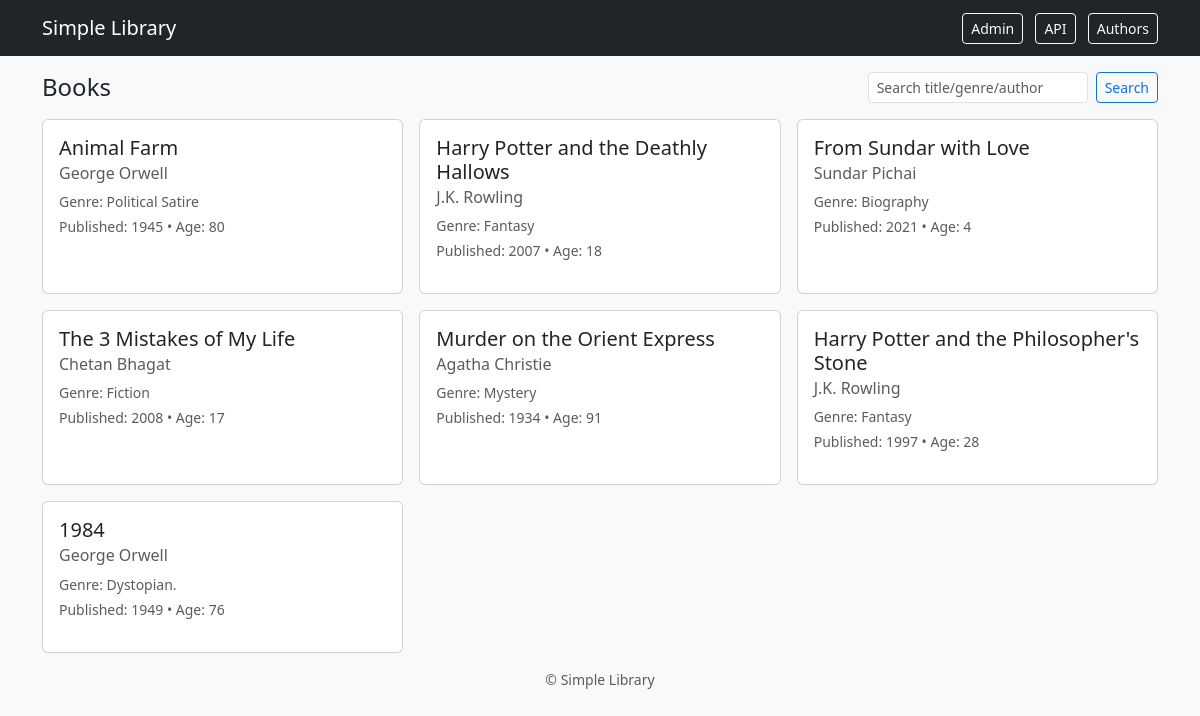
The page / on the database its author committed.
### library/models.py (models this page shows, shortened)
class Book(models.Model):
    title = models.CharField(max_length=255)
    author = models.ForeignKey(Author, on_delete=models.CASCADE, related_name='books')
    genre = models.CharField(max_length=100, blank=True)
    published_year = models.PositiveIntegerField(null=True, blank=True)
    created_at = models.DateTimeField(auto_now_add=True)

class Author(models.Model):
    name = models.CharField(max_length=150)
    bio = models.TextField(blank=True)
    created_at = models.DateTimeField(auto_now_add=True)

### library/views.py (the view)
# urls.py: path('', home, name='home'),
def home(request):
    q = request.GET.get('q', '').strip()
    if q:
        books = Book.objects.filter(
            Q(title__icontains=q) | Q(genre__icontains=q) | Q(author__name__icontains=q)
        ).order_by('-created_at')
    else:
        books = Book.objects.all().order_by('-created_at')
    current_year = date.today().year
    for b in books:
        if b.published_year:
            b.book_age = current_year - b.published_year
        else:
            b.book_age = None
    return render(request, "library/home.html", {"books": books, "q": q})

### library/templates/library/home.html (shortened to what this page needs)
{% extends "library/base.html" %}
{% block content %}
  <div class="d-flex justify-content-between align-items-center mb-3">
    <h1 class="h4 mb-0">Books</h1>
    <form class="d-flex" method="get">
      <input name="q" value="{{ q }}" class="form-control form-control-sm me-2" placeholder="Search title/genre/author" />
      <button class="btn btn-outline-primary btn-sm" type="submit">Search</button>
    </form>
  </div>
  {% if books %}
    <div class="row g-3">
      {% for book in books %}
        <div class="col-12 col-md-6 col-lg-4">
          <div class="card h-100">
            <div class="card-body">
              <h5 class="card-title">{{ book.title }}</h5>
              <h6 class="card-subtitle mb-2 text-muted">{{ book.author.name }}</h6>
              <p class="small text-muted mb-1">Genre: {{ book.genre|default:"—" }}</p>
              <p class="small text-muted">Published: {{ book.published_year|default:"—" }} • Age: {{ book.book_age }}</p>
            </div>
          </div>
        </div>
      {% endfor %}
    </div>
  {% else %}
    <div class="alert alert-info">No books found.</div>
  {% endif %}
{% endblock %}

### library/templates/library/base.html (shortened to what this page needs)
<!doctype html>
<html lang="en">
<head>
  <link href="https://cdn.jsdelivr.net/npm/bootstrap@5.3.0/dist/css/bootstrap.min.css" rel="stylesheet">
</head>
<body class="bg-light">
  <nav class="navbar navbar-dark bg-dark mb-3">
    <div class="container">
      <a class="navbar-brand" href="/">Simple Library</a>
      <div>
        <a class="btn btn-outline-light btn-sm" href="/admin/">Admin</a>
        <a class="btn btn-outline-light btn-sm ms-2" href="/api/books/">API</a>
        <a class="btn btn-outline-light btn-sm ms-2" href="/api/authors/">Authors</a>
      </div>
    </div>
  </nav>
  <main class="container">
    {% block content %}{% endblock %}
  </main>
  <footer class="text-center py-3 text-muted small">
    © {{ now|date:"Y" }} Simple Library
  </footer>
</body>
</html>

### rows shown on the page
Book: title "Animal Farm", author.name "George Orwell", genre "Political Satire", published_year "1945", book_age "80"
Book: title "Harry Potter and the Deathly Hallows", author.name "J.K. Rowling", genre "Fantasy", published_year "2007", book_age "18"
Book: title "From Sundar with Love", author.name "Sundar Pichai", genre "Biography", published_year "2021", book_age "4"
Book: title "The 3 Mistakes of My Life", author.name "Chetan Bhagat", genre "Fiction", published_year "2008", book_age "17"
Book: title "Murder on the Orient Express", author.name "Agatha Christie", genre "Mystery", published_year "1934", book_age "91"
Book: title "Harry Potter and the Philosopher's Stone", author.name "J.K. Rowling", genre "Fantasy", published_year "1997", book_age "28"
Book: title "1984", author.name "George Orwell", genre "Dystopian.", published_year "1949", book_age "76"
